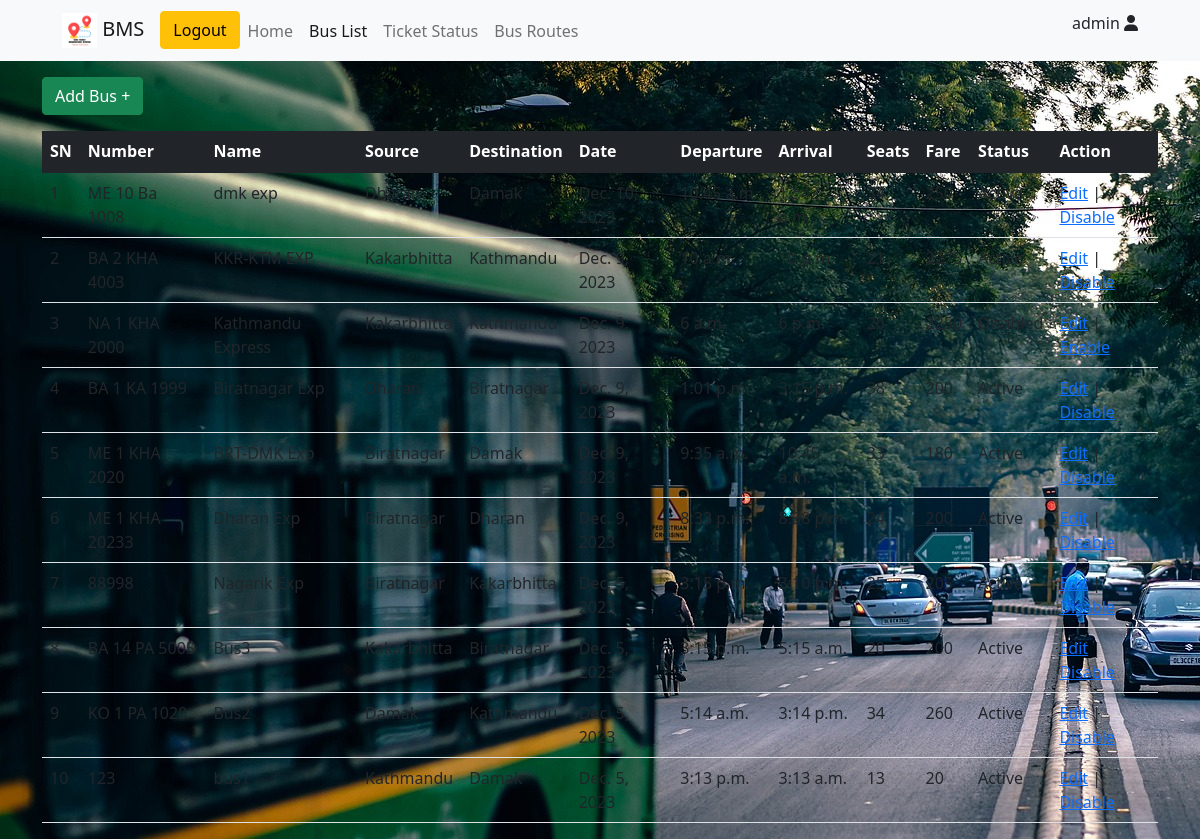
The page /buslist (signed in) on the database as committed earlier.
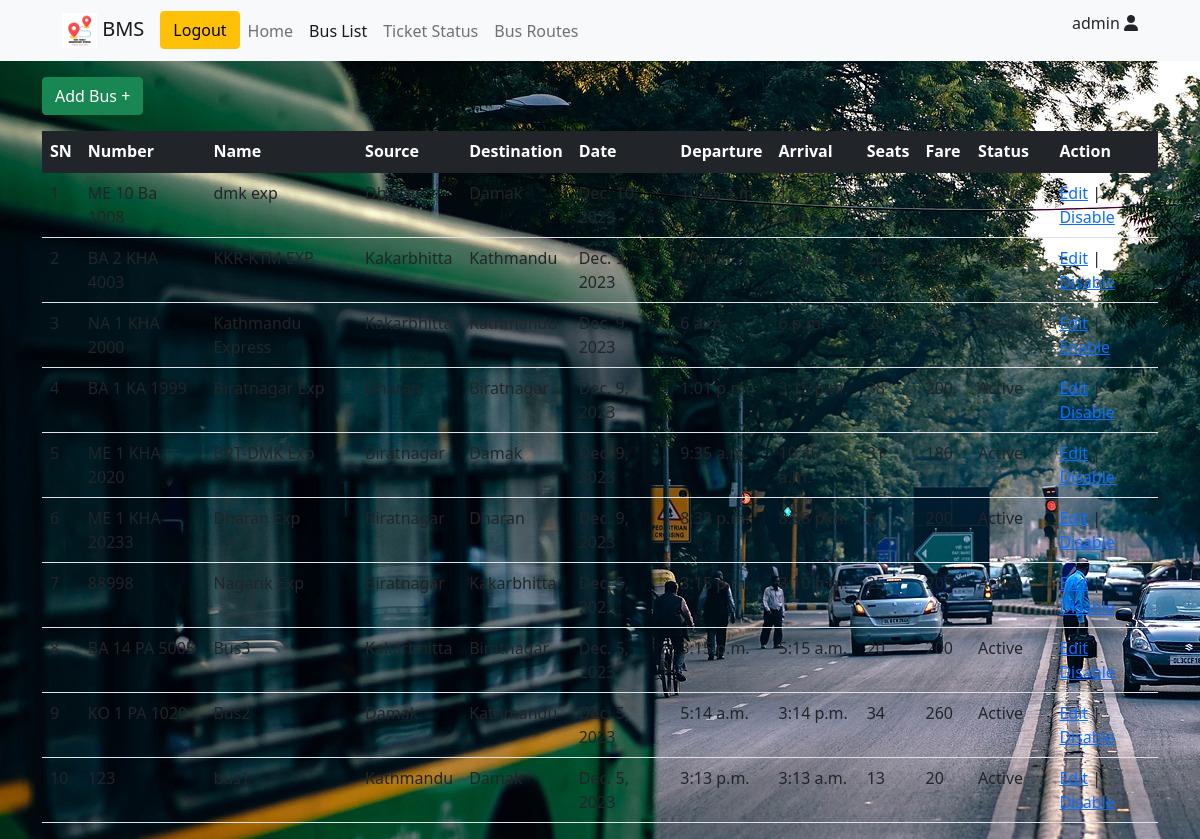
The same page on the database as committed later.
### bms/models.py (models this page shows, shortened)
class Vehicle(models.Model):
    name = models.CharField(max_length=50)
    vehicle_number = models.CharField(max_length=15, unique=True)
    source = models.ForeignKey(busRoute, on_delete=models.CASCADE,default=1, related_name='sourceid')
    destination = models.ForeignKey(busRoute, on_delete=models.CASCADE,default=1, related_name='destinationid')
    date = models.DateField(null=True)
    v_status = models.BooleanField(default=True)
    departure = models.TimeField(null=True, blank=True)
    arrive = models.TimeField(null=True, blank=True)
    available_seats = models.IntegerField(default=25)
    booked_seats = models.IntegerField(default=0)
    price = models.IntegerField(default=20)
    updated = models.DateTimeField(auto_now=True)
    created = models.DateTimeField(auto_now_add=True)
    class Meta:
        ordering = ['-updated', '-created']

class busRoute(models.Model):
    name = models.CharField(max_length=100, unique=True)
    updated = models.DateTimeField(auto_now=True)
    created = models.DateTimeField(auto_now_add=True)
    def __str__(self):
        return self.name

### bms/views.py (the view)
# urls.py: path('buslist', views.busList, name='busList'),
@login_required(login_url='loginUser')
def busList(request):
    vehicles = Vehicle.objects.all()
    successMessages = messages.get_messages(request)
    context = {'vehicles':vehicles, 'messages':successMessages}
    return render(request, 'bms/busList.html', context)

### bms/templates/bms/buslist.html (shortened to what this page needs)
{% extends 'main.html' %}
{% block navItem %}
            <li class="nav-item">
              <a class="nav-link " aria-current="page" href="{% url 'home' %}">Home</a>
            </li>
            <li class="nav-item">
              <a class="nav-link active" href="{% url 'busList' %}">Bus List</a>
            </li>
            <li class="nav-item">
              <a class="nav-link" href="{% url 'ticketStatus' %}">Ticket Status</a>
            </li>
            <li class="nav-item">
              <a class="nav-link" href="{% url 'busRoutes' %}">Bus Routes</a>
            </li>
{% endblock navItem %}
{% block content %}
<section>
  <div class="container mt-3">
    {% if request.user.is_superuser %}
    <div class="">
      <a href="{% url 'addBus' %}"> <button type="button" class="btn btn-success">Add Bus +</button> </a>
    </div>
    {% endif %}
  <table class="table mt-3">
    <thead class="table-dark">
      <tr>
        <th>SN</th>
        <th>Number</th>
        <th>Name</th>
        <th>Source</th>
        <th>Destination</th>
        <th>Date</th>
        <th>Departure</th>
        <th>Arrival</th>
        <th>Seats</th>
        <th>Fare</th>
        <th>Status</th>
        {% if request.user.is_superuser %}
        <th>Action</th>
      {% endif %}
      </tr>
    </thead>
    <tbody>
      {% for vehicle in vehicles %}
      <tr>
        <td>{{ forloop.counter }}</td>
        <td>{{ vehicle.vehicle_number }}</td>
        <td>{{ vehicle.name }}</td>
        <td>{{ vehicle.source }}</td>
        <td>{{ vehicle.destination }}</td>
        <td>{{ vehicle.date }}</td>
        <td>{{ vehicle.departure }}</td>
        <td>{{ vehicle.arrive }}</td>
        <td>{{ vehicle.available_seats }}</td>
        <td>{{ vehicle.price }}</td>
        {% if vehicle.v_status == True %}
          <td> Active </td>
          {% else %}
          <td>Disabled</td>
        {% endif %}
        {% if request.user.is_superuser %}
            <td><a href="{% url 'editBus' vehicle.id %}">Edit</a> |
            {% if vehicle.v_status == True %}
            <a href="{% url 'disableBus' vehicle.id %}">Disable</a>
            {% else %}
            <a href="{% url 'enableBus' vehicle.id %}">Enable</a>
            {% endif %}</td>
          {% endif %}
      </tr>
      {% endfor %}
    </tbody>
  </table>
</div>
</section>
{% endblock content %}

Rows that differ between the two databases and show on the page:
changed Vehicle "BA 2 KHA 4003": available_seats "21" → "20"
changed Vehicle "ME 1 KHA 2020": available_seats "33" → "31"
changed Vehicle "ME 1 KHA 20233": available_seats "24" → "6"
